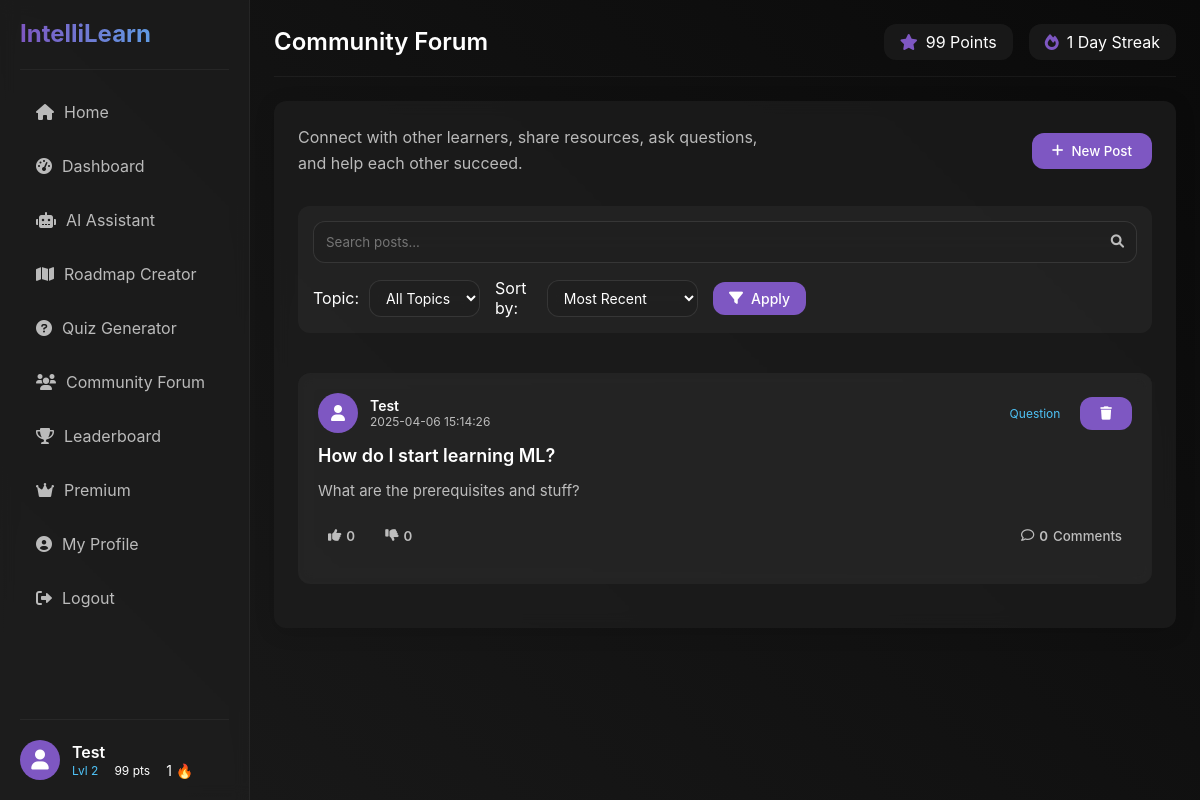
The page /forum (signed in) on the database its author committed.
### models.py (models this page shows, shortened)
class User(db.Model):
    __tablename__ = 'users'
    id = db.Column(db.Integer, primary_key=True)
    username = db.Column(db.String(50), unique=True, nullable=False)
    password = db.Column(db.String(100), nullable=False)
    points = db.Column(db.Integer, default=0)
    level = db.Column(db.Integer, default=1)
    streak = db.Column(db.Integer, default=0)
    completed_topics = db.Column(db.Text, default='[]')  # JSON string of completed topics
    is_premium = db.Column(db.Boolean, default=False)
    premium_until = db.Column(db.DateTime, nullable=True)
    created_at = db.Column(db.DateTime, default=datetime.datetime.utcnow)
    education_level = db.Column(db.String(100), nullable=True)  # e.g., High School, Bachelor's, Master's
    field_of_study = db.Column(db.String(100), nullable=True)  # e.g., Computer Science, Biology
    current_courses = db.Column(db.Text, default='[]')  # JSON string of current courses
    learning_goals = db.Column(db.Text, nullable=True)  # Learning objectives
    career_goals = db.Column(db.String(200), nullable=True)  # Career aspirations
    preferred_learning_style = db.Column(db.String(50), nullable=True)  # e.g., Visual, Auditory, Reading/Writing
    roadmaps = db.relationship('Roadmap', backref='creator', lazy=True)
    forum_posts = db.relationship('ForumPost', backref='author', lazy=True)
    forum_comments = db.relationship('ForumComment', backref='author', lazy=True)
    chat_messages = db.relationship('ChatMessage', backref='user', lazy=True)
    def get_completed_topics(self):
        if self.completed_topics:
            return json.loads(self.completed_topics)
        return []
    def get_current_courses(self):
        if self.current_courses:
            return json.loads(self.current_courses)
        return []
    def to_dict(self):
        return {
            'id': self.id,
            'username': self.username,
            'points': self.points,
            'level': self.level,
            'streak': self.streak,
            'completed_topics': self.get_completed_topics(),
            'is_premium': self.is_premium,
            'premium_until': self.premium_until.isoformat() if self.premium_until else None,
            'education_level': self.education_level,
            'field_of_study': self.field_of_study,
            'current_courses': self.get_current_courses(),
            'learning_goals': self.learning_goals,
            'career_goals': self.career_goals,
            'preferred_learning_style': self.preferred_learning_style
        }

class ForumPost(db.Model):
    __tablename__ = 'forum_posts'
    id = db.Column(db.Integer, primary_key=True)
    title = db.Column(db.String(200), nullable=False)
    content = db.Column(db.Text, nullable=False)
    author_id = db.Column(db.Integer, db.ForeignKey('users.id'), nullable=False)
    topic = db.Column(db.String(50), nullable=True)  # New field for post topic
    created_at = db.Column(db.DateTime, default=datetime.datetime.utcnow)
    has_image = db.Column(db.Boolean, default=False)
    image_path = db.Column(db.String(255), nullable=True)
    likes = db.Column(db.Integer, default=0)
    dislikes = db.Column(db.Integer, default=0)
    comments = db.relationship('ForumComment', backref='post', lazy=True, cascade='all, delete-orphan')
    reactions = db.relationship('ForumReaction', backref='post', lazy=True, cascade='all, delete-orphan')
    def to_dict(self):
        return {
            'id': self.id,
            'title': self.title,
            'content': self.content,
            'author': self.author.username,
            'author_id': self.author_id,
            'topic': self.topic,  # Include topic in dict
            'timestamp': self.created_at.timestamp(),
            'has_image': self.has_image,
            'image_path': self.image_path,
            'likes': self.likes,
            'dislikes': self.dislikes,
            'comments': [comment.to_dict() for comment in self.comments]
        }

### app.py (the view, shortened to what this page needs)
@app.route('/forum')
def forum():
    search_query = request.args.get('search', '').strip()
    filter_topic = request.args.get('topic', '').strip()
    sort_by = request.args.get('sort', 'recent')  # 'recent', 'popular', 'likes'
    query = ForumPost.query.distinct(ForumPost.id)
    if search_query:
        query = query.filter(ForumPost.title.ilike(f'%{search_query}%') |
                             ForumPost.content.ilike(f'%{search_query}%'))
    if filter_topic:
        query = query.filter(ForumPost.topic == filter_topic)
    if sort_by == 'recent':
        query = query.order_by(ForumPost.created_at.desc())
    elif sort_by == 'popular':
        query = query.order_by(db.func.count(ForumComment.id).desc(), ForumPost.created_at.desc())
        query = query.outerjoin(ForumComment).group_by(ForumPost.id)
    elif sort_by == 'likes':
        query = query.order_by(ForumPost.likes.desc(), ForumPost.created_at.desc())
    posts = query.all()
    post_dicts = []
    all_topics = db.session.query(ForumPost.topic).distinct().filter(ForumPost.topic != None, ForumPost.topic != '').all()
    topics = [topic[0] for topic in all_topics]
    current_user_id = None
    if 'username' in session:
        user = User.query.filter_by(username=session['username']).first()
        if user:
            current_user_id = user.id
    for post in posts:
        post_dict = post.to_dict()
        if current_user_id:
            user_post_reaction = ForumReaction.query.filter_by(
                user_id=current_user_id,
                post_id=post.id
            ).first()
            if user_post_reaction:
                post_dict['user_reaction'] = user_post_reaction.reaction_type
            else:
                post_dict['user_reaction'] = None
        post_dicts.append(post_dict)
    return render_template('forum.html',
                          posts=post_dicts,
                          topics=topics,
                          current_topic=filter_topic,
                          current_search=search_query,
                          current_sort=sort_by)

### templates/forum.html (shortened to what this page needs)
{% extends "base.html" %}
{% block page_title %}Community Forum{% endblock %}
{% block content %}
<div class="forum-container">
    <div class="forum-header">
        <div class="header-info">
            <p>Connect with other learners, share resources, ask questions, and help each other succeed.</p>
        </div>
        {% if 'username' in session %}
        <button class="btn btn-primary" id="new-post-btn">
            <i class="fas fa-plus"></i> New Post
        </button>
        {% else %}
        <a href="{{ url_for('login') }}" class="btn btn-primary">
            <i class="fas fa-sign-in-alt"></i> Login to Post
        </a>
        {% endif %}
    </div>
    <div class="forum-search-filter">
        <form class="search-form" method="GET" action="{{ url_for('forum') }}">
            <div class="search-container">
                <input type="text" name="search" placeholder="Search posts..." value="{{ current_search }}">
                <button type="submit" class="search-btn">
                    <i class="fas fa-search"></i>
                </button>
            </div>
            <div class="filters-container">
                <div class="filter-group">
                    <label for="filter-topic">Topic:</label>
                    <select id="filter-topic" name="topic" class="filter-select">
                        <option value="">All Topics</option>
                    </select>
                </div>
                <div class="filter-group">
                    <label for="filter-sort">Sort by:</label>
                    <select id="filter-sort" name="sort" class="filter-select">
                        <option value="recent" {% if current_sort == 'recent' %}selected{% endif %}>Most Recent</option>
                    </select>
                </div>
                <button type="submit" class="btn btn-secondary btn-sm">
                    <i class="fas fa-filter"></i> Apply
                </button>
            </div>
        </form>
    </div>
    <div id="forum-posts" class="posts-container">
        {% if posts %}
            {% for post in posts %}
            <div class="forum-post">
                <div class="post-header">
                    <div class="post-author">
                        <div class="author-avatar">
                            <i class="fas fa-user"></i>
                        </div>
                        <div class="author-info">
                            <div class="author-name">{{ post.author }}</div>
                            <div class="post-time" data-timestamp="{{ post.timestamp }}">{{ post.timestamp|timestamp_format }}</div>
                        </div>
                    </div>
                    {% if post.topic %}
                    <div class="post-topic">
                        <a href="{{ url_for('forum', topic=post.topic) }}" class="topic-badge">
                            {{ post.topic }}
                        </a>
                    </div>
                    {% endif %}
                    {% if session.username and post.author == session.username %}
                    <div class="post-options">
                        <button class="btn-delete-post" data-post-id="{{ post.id }}">
                            <i class="fas fa-trash"></i>
                        </button>
                    </div>
                    {% endif %}
                </div>
                <h3 class="post-title">{{ post.title }}</h3>
                <div class="post-content">{{ post.content }}</div>
                <div class="post-actions">
                    <div class="reaction-buttons">
                        <button class="btn-action btn-like {% if post.user_reaction == 'like' %}active{% endif %}" data-post-id="{{ post.id }}">
                            <i class="fas fa-thumbs-up"></i> <span class="like-count">{{ post.likes }}</span>
                        </button>
                        <button class="btn-action btn-dislike {% if post.user_reaction == 'dislike' %}active{% endif %}" data-post-id="{{ post.id }}">
                            <i class="fas fa-thumbs-down"></i> <span class="dislike-count">{{ post.dislikes }}</span>
                        </button>
                    </div>
                    <button class="btn-action btn-comments">
                        <i class="far fa-comment"></i> <span class="comment-count">{{ post.comments|length }}</span> Comments
                    </button>
                </div>
            </div>
            {% endfor %}
        {% endif %}
    </div>
</div>
{% endblock %}

### templates/base.html (shortened to what this page needs)
<!DOCTYPE html>
<html lang="en">
<head>
    <link rel="stylesheet" href="{{ url_for('static', filename='css/style.css') }}">
    <link rel="stylesheet" href="https://cdnjs.cloudflare.com/ajax/libs/font-awesome/6.0.0/css/all.min.css">
</head>
<body>
    <div class="app-container">
        <nav class="sidebar">
            <div class="sidebar-header">
                <h1 class="logo">IntelliLearn</h1>
            </div>
            <ul class="sidebar-menu">
                {% if 'username' in session %}
                <li><a href="{{ url_for('dashboard') }}"><i class="fas fa-home"></i> Home</a></li>
                <li><a href="{{ url_for('dashboard') }}"><i class="fas fa-tachometer-alt"></i> Dashboard</a></li>
                <li><a href="{{ url_for('ai_chat') }}"><i class="fas fa-robot"></i> AI Assistant</a></li>
                <li><a href="{{ url_for('roadmap_creator') }}"><i class="fas fa-map"></i> Roadmap Creator</a></li>
                <li><a href="{{ url_for('quiz_generator') }}"><i class="fas fa-question-circle"></i> Quiz Generator</a></li>
                <li><a href="{{ url_for('forum') }}"><i class="fas fa-users"></i> Community Forum</a></li>
                <li><a href="{{ url_for('leaderboard') }}"><i class="fas fa-trophy"></i> Leaderboard</a></li>
                <li><a href="{{ url_for('premium') }}"><i class="fas fa-crown"></i> Premium</a></li>
                <li><a href="{{ url_for('profile') }}"><i class="fas fa-user-circle"></i> My Profile</a></li>
                <li><a href="{{ url_for('logout') }}"><i class="fas fa-sign-out-alt"></i> Logout</a></li>
                {% else %}
                <li><a href="{{ url_for('index') }}"><i class="fas fa-home"></i> Home</a></li>
                <li><a href="{{ url_for('login') }}"><i class="fas fa-sign-in-alt"></i> Login</a></li>
                <li><a href="{{ url_for('signup') }}"><i class="fas fa-user-plus"></i> Sign Up</a></li>
                {% endif %}
            </ul>
            {% if 'username' in session %}
            <a href="{{ url_for('profile') }}" class="user-info-link">
                <div class="user-info">
                    <div class="user-avatar">
                        <i class="fas fa-user"></i>
                    </div>
                    <div class="user-details">
                        <div class="username">{{ user.username }}</div>
                        <div class="user-stats">
                            <span class="user-level" title="Current Level">Lvl {{ user.level }}</span>
                            <span class="user-points" title="Points">{{ user.points }} pts</span>
                            <span class="user-streak" title="Current Streak">{{ user.streak }} 🔥</span>
                        </div>
                    </div>
                </div>
            </a>
            {% endif %}
        </nav>
        <main class="content">
            <div class="content-header">
                <div class="page-title">
                    <h2>{% block page_title %}IntelliLearn{% endblock %}</h2>
                </div>
                {% if 'username' in session %}
                <div class="user-stats">
                    <div class="stat">
                        <i class="fas fa-star"></i>
                        <span>{% if user is defined %}{{ user.points }} Points{% else %}0 Points{% endif %}</span>
                    </div>
                    <div class="stat">
                        <i class="fas fa-fire"></i>
                        <span>{% if user is defined %}{{ user.streak }} Day Streak{% else %}0 Day Streak{% endif %}</span>
                    </div>
                </div>
                {% endif %}
            </div>
            <div class="content-body">
                {% block content %}{% endblock %}
            </div>
        </main>
    </div>
</body>
</html>

### rows shown on the page
User: username "Test"
ForumPost: author "Test", timestamp "2025-04-06 15:14:26", topic "Question", title "How do I start learning ML?", content "What are the prerequisites and stuff?", likes "0", dislikes "0", comments|length "0"

### other values the page prints
{{ user.level }} "2"
{{ user.points }} "99"
{{ user.streak }} "1"
